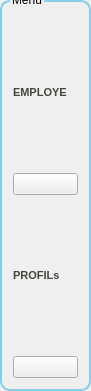
     <widget class="QGroupBox" name="groupBox_3">
      <property name="geometry">
       <rect>
        <x>0</x>
        <y>30</y>
        <width>91</width>
        <height>391</height>
       </rect>
      </property>
      <property name="styleSheet">
       <string notr="true">QGroupBox  {
    border: 2px solid gray;
    border-color:  #87CEEB;

    border-radius: 10px;
 

    
}
QGroupBox::title {
    top: -7,5px;
    left: 10px;
}</string>
      </property>
      <property name="title">
       <string>Menu</string>
      </property>
      <layout class="QVBoxLayout" name="verticalLayout_6">
       <item>
        <layout class="QVBoxLayout" name="verticalLayout_5">
         <property name="spacing">
          <number>2</number>
         </property>
         <item>
          <widget class="QLabel" name="label_38">
           <property name="styleSheet">
            <string notr="true">background-color: transparent;
font: 8pt &quot;Castellar&quot;;
	color: #454544;
	font-weight: bold;
	font-size: 11px;
border:none;</string>
           </property>
           <property name="text">
            <string>EMPLOYE</string>
           </property>
          </widget>
         </item>
         <item>
          <widget class="QPushButton" name="Iheb">
           <property name="styleSheet">
            <string notr="true">background-image: url(:/Files/gestion des employes.png);</string>
           </property>
           <property name="text">
            <string/>
           </property>
           <property name="icon">
            <iconset>
             <normaloff>:/colab/icolab.png</normaloff>:/colab/icolab.png</iconset>
           </property>
           <property name="iconSize">
            <size>
             <width>50</width>
             <height>30</height>
            </size>
           </property>
          </widget>
         </item>
         <item>
          <widget class="QLabel" name="label_39">
           <property name="styleSheet">
            <string notr="true">background-color: transparent;
font: 8pt &quot;Castellar&quot;;
	color: #454544;
	font-weight: bold;
	font-size: 11px;
border:none;</string>
           </property>
           <property name="text">
            <string>PROFILs</string>
           </property>
          </widget>
         </item>
         <item>
          <widget class="QPushButton" name="Barkia">
           <property name="styleSheet">
            <string notr="true">background-image: url(:/Files/gestion des employes.png);</string>
           </property>
           <property name="text">
            <string/>
           </property>
           <property name="icon">
            <iconset>
             <normaloff>:/reservation/ireservation.png</normaloff>:/reservation/ireservation.png</iconset>
           </property>
           <property name="iconSize">
            <size>
             <width>50</width>
             <height>30</height>
            </size>
           </property>
          </widget>
         </item>
        </layout>
       </item>
      </layout>
     </widget>
